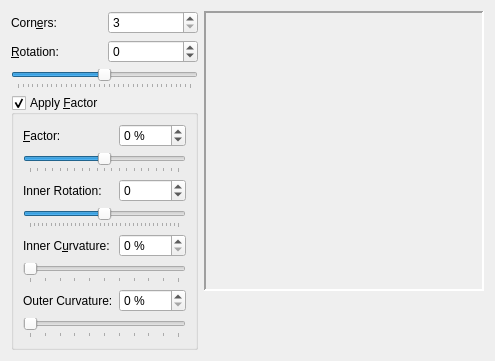
<?xml version="1.0" encoding="UTF-8"?>
<ui version="4.0">
 <class>PolygonWidgetBase</class>
 <widget class="QWidget" name="PolygonWidgetBase">
  <property name="geometry">
   <rect>
    <x>0</x>
    <y>0</y>
    <width>495</width>
    <height>359</height>
   </rect>
  </property>
  <property name="sizePolicy">
   <sizepolicy hsizetype="Maximum" vsizetype="Maximum">
    <horstretch>0</horstretch>
    <verstretch>0</verstretch>
   </sizepolicy>
  </property>
  <property name="windowTitle">
   <string notr="true"/>
  </property>
  <layout class="QGridLayout" name="gridLayout_3">
   <item row="0" column="0">
    <layout class="QGridLayout" name="gridLayout">
     <item row="0" column="0">
      <widget class="QLabel" name="cornersSpinBoxLabel">
       <property name="text">
        <string>Corn&amp;ers:</string>
       </property>
       <property name="buddy">
        <cstring>cornersSpinBox</cstring>
       </property>
      </widget>
     </item>
     <item row="0" column="1">
      <widget class="ScrSpinBox" name="cornersSpinBox">
       <property name="toolTip">
        <string>Number of corners for polygons</string>
       </property>
       <property name="suffix">
        <string notr="true"/>
       </property>
       <property name="minimum">
        <number>3</number>
       </property>
       <property name="maximum">
        <number>999</number>
       </property>
      </widget>
     </item>
     <item row="1" column="0">
      <widget class="QLabel" name="rotationSpinBoxLabel">
       <property name="text">
        <string>&amp;Rotation:</string>
       </property>
       <property name="buddy">
        <cstring>rotationSpinBox</cstring>
       </property>
      </widget>
     </item>
     <item row="1" column="1">
      <widget class="ScrSpinBox" name="rotationSpinBox">
       <property name="toolTip">
        <string>Degrees of rotation for polygons</string>
       </property>
       <property name="minimum">
        <number>-180</number>
       </property>
       <property name="maximum">
        <number>180</number>
       </property>
      </widget>
     </item>
     <item row="2" column="0" colspan="2">
      <widget class="QSlider" name="rotationSlider">
       <property name="toolTip">
        <string>Degrees of rotation for polygons</string>
       </property>
       <property name="minimum">
        <number>-180</number>
       </property>
       <property name="maximum">
        <number>180</number>
       </property>
       <property name="orientation">
        <enum>Qt::Horizontal</enum>
       </property>
       <property name="tickPosition">
        <enum>QSlider::TicksBelow</enum>
       </property>
      </widget>
     </item>
    </layout>
   </item>
   <item row="0" column="1" rowspan="2">
    <layout class="QVBoxLayout" name="verticalLayout_2">
     <item>
      <widget class="QLabel" name="Preview">
       <property name="sizePolicy">
        <sizepolicy hsizetype="Preferred" vsizetype="Preferred">
         <horstretch>0</horstretch>
         <verstretch>0</verstretch>
        </sizepolicy>
       </property>
       <property name="minimumSize">
        <size>
         <width>280</width>
         <height>280</height>
        </size>
       </property>
       <property name="maximumSize">
        <size>
         <width>280</width>
         <height>280</height>
        </size>
       </property>
       <property name="sizeIncrement">
        <size>
         <width>0</width>
         <height>0</height>
        </size>
       </property>
       <property name="toolTip">
        <string>Sample Polygon</string>
       </property>
       <property name="frameShape">
        <enum>QFrame::Panel</enum>
       </property>
       <property name="frameShadow">
        <enum>QFrame::Sunken</enum>
       </property>
       <property name="lineWidth">
        <number>2</number>
       </property>
       <property name="text">
        <string/>
       </property>
       <property name="alignment">
        <set>Qt::AlignCenter</set>
       </property>
      </widget>
     </item>
     <item>
      <spacer name="verticalSpacer">
       <property name="orientation">
        <enum>Qt::Vertical</enum>
       </property>
       <property name="sizeHint" stdset="0">
        <size>
         <width>0</width>
         <height>0</height>
        </size>
       </property>
      </spacer>
     </item>
    </layout>
   </item>
   <item row="1" column="0">
    <widget class="QGroupBox" name="applyConvexGroupBox">
     <property name="toolTip">
      <string>Apply Convex/Concave Factor to change shape of Polygons</string>
     </property>
     <property name="title">
      <string>Apply &amp;Factor</string>
     </property>
     <property name="checkable">
      <bool>true</bool>
     </property>
     <layout class="QGridLayout" name="gridLayout_2">
      <item row="0" column="0">
       <widget class="QLabel" name="factorSpinBoxLabel">
        <property name="text">
         <string>&amp;Factor:</string>
        </property>
        <property name="buddy">
         <cstring>factorSpinBox</cstring>
        </property>
       </widget>
      </item>
      <item row="0" column="1">
       <widget class="ScrSpinBox" name="factorSpinBox">
        <property name="toolTip">
         <string>A negative value will make the polygon concave (or star shaped), a positive value will make it convex</string>
        </property>
        <property name="suffix">
         <string> %</string>
        </property>
        <property name="minimum">
         <number>-100</number>
        </property>
        <property name="maximum">
         <number>100</number>
        </property>
       </widget>
      </item>
      <item row="1" column="0" colspan="2">
       <widget class="QSlider" name="factorSlider">
        <property name="toolTip">
         <string>A negative value will make the polygon concave (or star shaped), a positive value will make it convex</string>
        </property>
        <property name="minimum">
         <number>-100</number>
        </property>
        <property name="maximum">
         <number>100</number>
        </property>
        <property name="orientation">
         <enum>Qt::Horizontal</enum>
        </property>
        <property name="tickPosition">
         <enum>QSlider::TicksBelow</enum>
        </property>
       </widget>
      </item>
      <item row="2" column="0">
       <widget class="QLabel" name="innerRotationSpinBoxLabel">
        <property name="text">
         <string>Inner Rotation:</string>
        </property>
       </widget>
      </item>
      <item row="2" column="1">
       <widget class="ScrSpinBox" name="innerRotationSpinBox">
        <property name="minimum">
         <number>-180</number>
        </property>
        <property name="maximum">
         <number>180</number>
        </property>
       </widget>
      </item>
      <item row="3" column="0" colspan="2">
       <widget class="QSlider" name="innerRotationSlider">
        <property name="minimum">
         <number>-180</number>
        </property>
        <property name="maximum">
         <number>180</number>
        </property>
        <property name="orientation">
         <enum>Qt::Horizontal</enum>
        </property>
        <property name="tickPosition">
         <enum>QSlider::TicksBelow</enum>
        </property>
       </widget>
      </item>
      <item row="4" column="0">
       <widget class="QLabel" name="curvatureSpinBoxLabel">
        <property name="text">
         <string>Inner C&amp;urvature:</string>
        </property>
        <property name="buddy">
         <cstring>curvatureSpinBox</cstring>
        </property>
       </widget>
      </item>
      <item row="4" column="1">
       <widget class="ScrSpinBox" name="curvatureSpinBox">
        <property name="suffix">
         <string> %</string>
        </property>
        <property name="maximum">
         <number>100</number>
        </property>
       </widget>
      </item>
      <item row="5" column="0" colspan="2">
       <widget class="QSlider" name="curvatureSlider">
        <property name="maximum">
         <number>100</number>
        </property>
        <property name="orientation">
         <enum>Qt::Horizontal</enum>
        </property>
        <property name="tickPosition">
         <enum>QSlider::TicksBelow</enum>
        </property>
       </widget>
      </item>
      <item row="6" column="0">
       <widget class="QLabel" name="outerCurvatureSpinBoxLabel">
        <property name="text">
         <string>Outer Curvature:</string>
        </property>
       </widget>
      </item>
      <item row="6" column="1">
       <widget class="ScrSpinBox" name="outerCurvatureSpinBox">
        <property name="suffix">
         <string> %</string>
        </property>
        <property name="maximum">
         <number>100</number>
        </property>
       </widget>
      </item>
      <item row="7" column="0" colspan="2">
       <widget class="QSlider" name="outerCurvatureSlider">
        <property name="maximum">
         <number>100</number>
        </property>
        <property name="orientation">
         <enum>Qt::Horizontal</enum>
        </property>
        <property name="tickPosition">
         <enum>QSlider::TicksBelow</enum>
        </property>
       </widget>
      </item>
     </layout>
     <zorder>factorSpinBoxLabel</zorder>
     <zorder>factorSpinBox</zorder>
     <zorder>factorSlider</zorder>
     <zorder>curvatureSpinBoxLabel</zorder>
     <zorder>curvatureSpinBox</zorder>
     <zorder>curvatureSlider</zorder>
     <zorder>outerCurvatureSpinBoxLabel</zorder>
     <zorder>outerCurvatureSpinBox</zorder>
     <zorder>outerCurvatureSlider</zorder>
     <zorder>innerRotationSlider</zorder>
     <zorder>innerRotationSpinBox</zorder>
     <zorder>innerRotationSpinBoxLabel</zorder>
    </widget>
   </item>
  </layout>
 </widget>
 <customwidgets>
  <customwidget>
   <class>ScrSpinBox</class>
   <extends>QSpinBox</extends>
   <header location="global">ui/scrspinbox.h</header>
  </customwidget>
 </customwidgets>
 <tabstops>
  <tabstop>cornersSpinBox</tabstop>
  <tabstop>rotationSpinBox</tabstop>
  <tabstop>rotationSlider</tabstop>
  <tabstop>applyConvexGroupBox</tabstop>
  <tabstop>factorSpinBox</tabstop>
  <tabstop>factorSlider</tabstop>
  <tabstop>innerRotationSpinBox</tabstop>
  <tabstop>innerRotationSlider</tabstop>
  <tabstop>curvatureSpinBox</tabstop>
  <tabstop>curvatureSlider</tabstop>
  <tabstop>outerCurvatureSpinBox</tabstop>
  <tabstop>outerCurvatureSlider</tabstop>
 </tabstops>
 <resources/>
 <connections/>
</ui>
